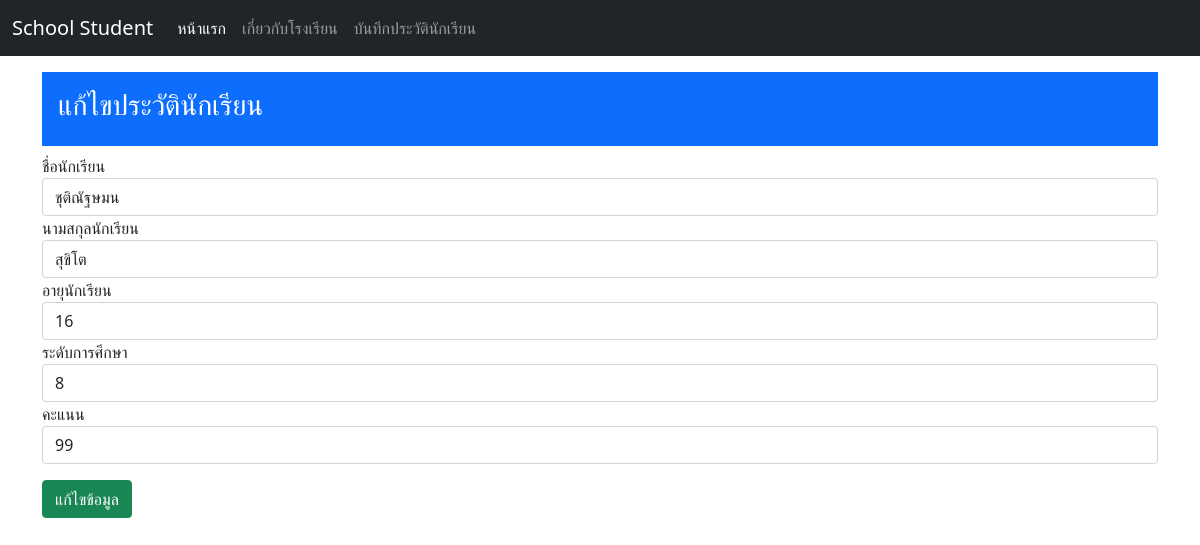
The page /edit/3 on the database its author committed.
### personal/models.py (models this page shows, shortened)
class Personal(models.Model):
    first_name = models.CharField(max_length=100)
    last_name = models.CharField(max_length=100)
    age = models.IntegerField()
    grade = models.CharField(max_length=100)
    score = models.IntegerField()
    date = models.DateField(auto_now_add=True)

### personal/views.py (the view)
# urls.py: path('edit/<personal_id>', views.edit, name="edit"),
def edit(request, personal_id):
    if request.method == "POST":
        personals = Personal.objects.get(id=personal_id)
        personals.first_name = request.POST['firstname']
        personals.last_name = request.POST['lastname']
        personals.age = request.POST['age']
        personals.grade = request.POST['grade']
        personals.score = request.POST['score']
        personals.save()
        messages.success(request, "แก้ไขเรียบร้อย")
        return redirect('home')
    else:
        personals = Personal.objects.get(id=personal_id)
        return render(request, 'edit.html', {'personals':personals})

### personal/templates/edit.html (shortened to what this page needs)
{% extends 'base.html' %}
{% block content %}
<div class="p-3 mb-2 bg-primary text-white">
    <h3>แก้ไขประวัตินักเรียน</h3>
</div>
    <form method="POST">
        <div class="form-group">
            <label for="fname">ชื่อนักเรียน</label>
            <input type="text" name="firstname" class="form-control" value="{{personals.first_name}}">
        </div>
        <div class="form-group">
            <label for="lname">นามสกุลนักเรียน</label>
            <input type="text" name="lastname" class="form-control" value="{{personals.last_name}}">
        </div>
        <div class="form-group">
            <label for="age">อายุนักเรียน</label>
            <input type="number" name="age" class="form-control" value="{{personals.age}}">
        </div>
        <div class="form-group">
            <label for="grade">ระดับการศึกษา</label>
            <input type="text" name="grade" class="form-control" value="{{personals.grade}}">
        </div>
        <div class="form-group mb-3">
            <label for="score">คะแนน</label>
            <input type="number" name="score" class="form-control" value="{{personals.score}}">
        </div>
        <input type="submit" value="แก้ไขข้อมูล" class="btn btn-success">
    </form>
{% endblock content %}

### rows shown on the page
Personal: firstname "ชุติณัฐษมน", lastname "สุขิโต", age "16", grade "8", score "99"
